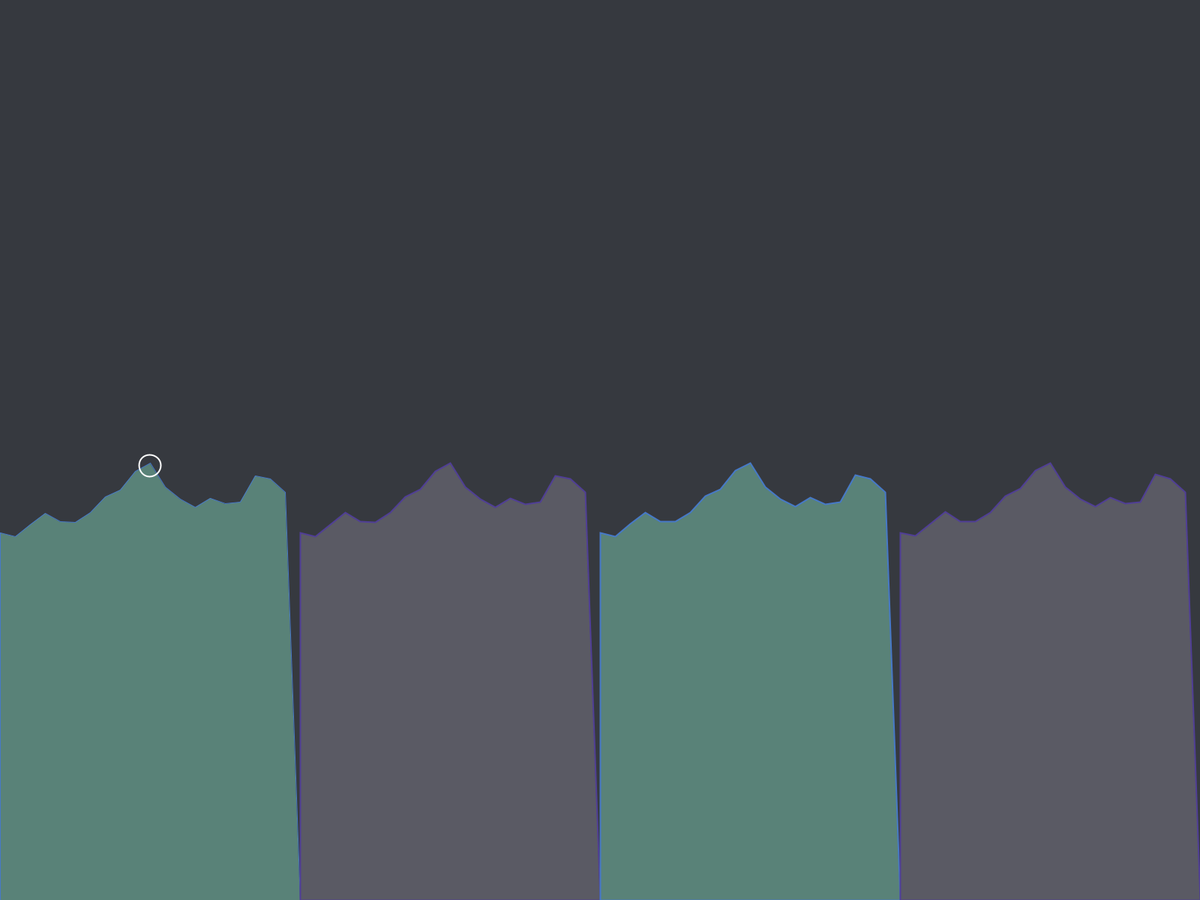
Frame 1 (no input)
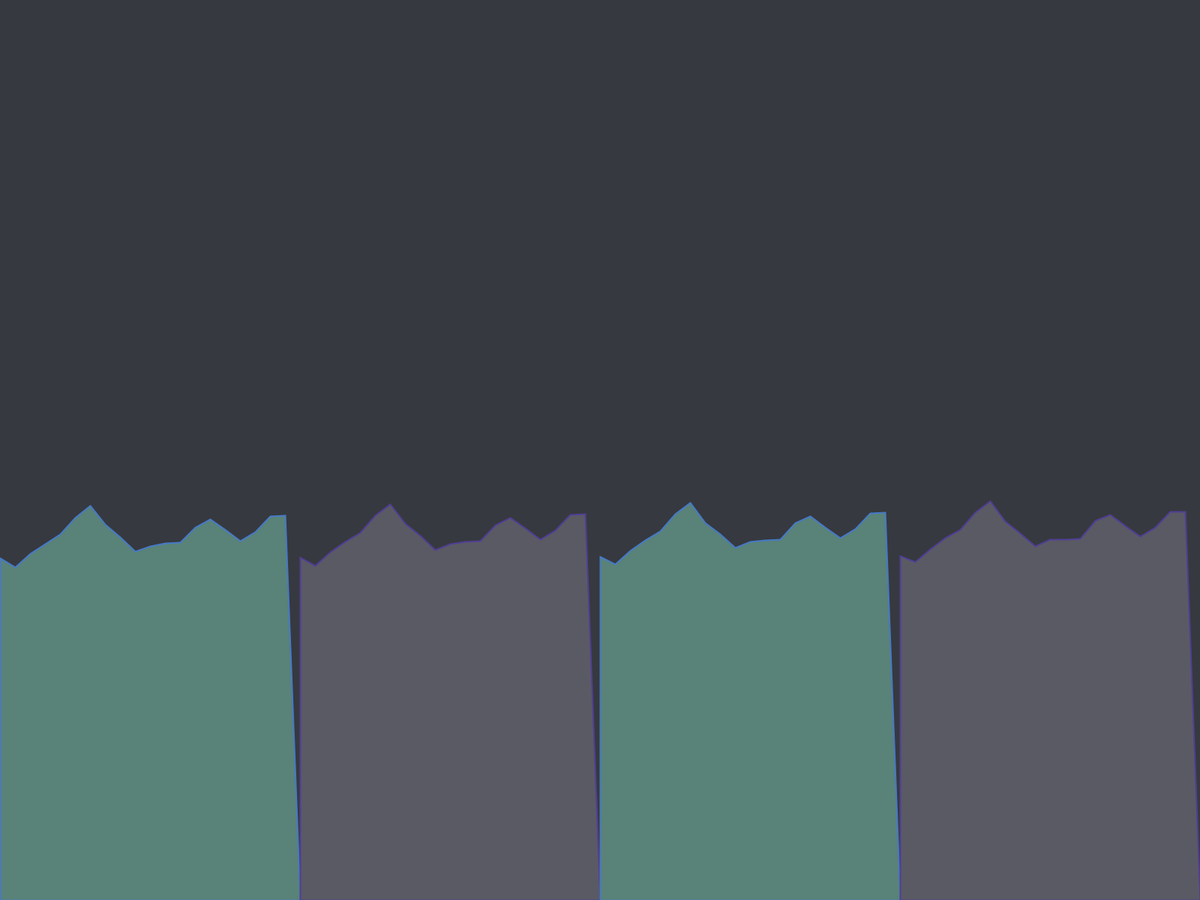
Frame 60 (the mouse pressed at the canvas centre just before this capture)
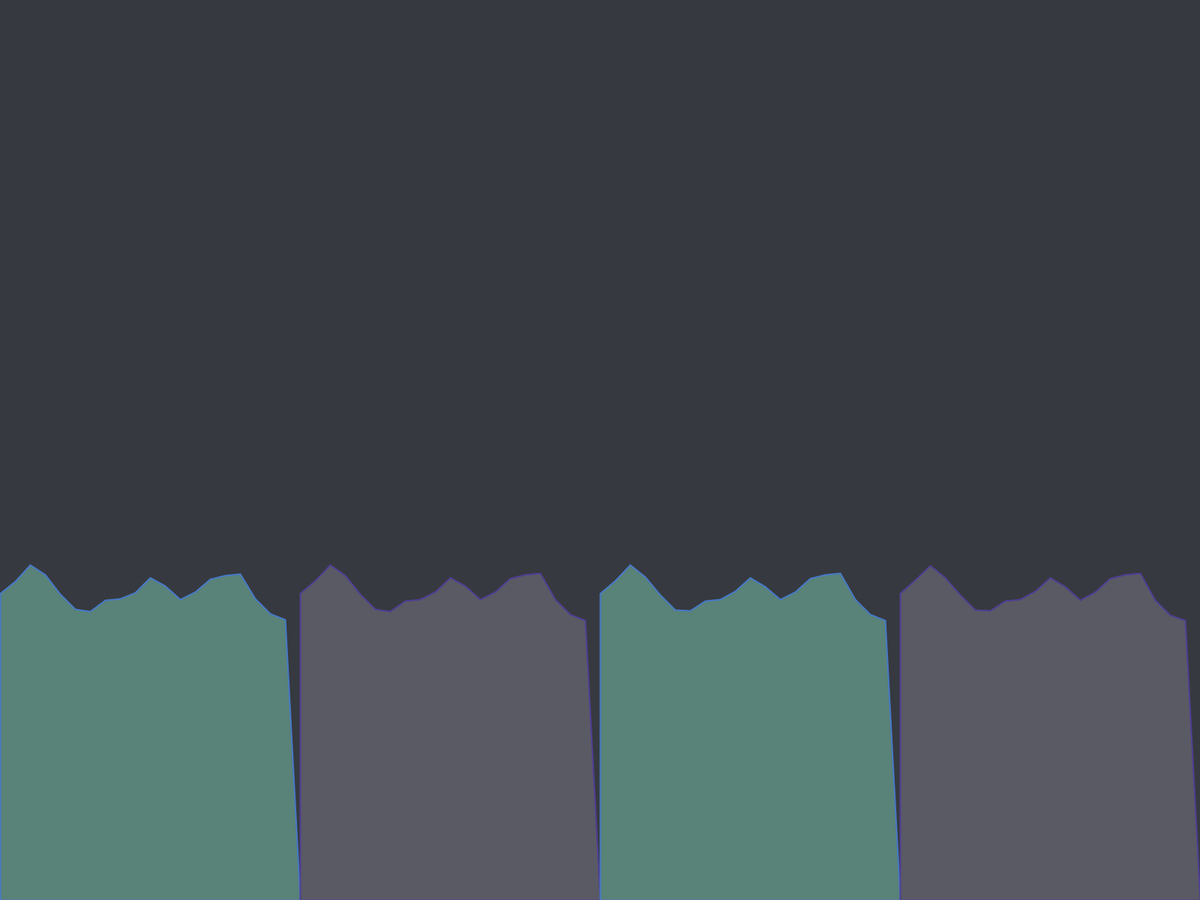
Frame 120 (the mouse held since frame 60 and released just before this capture)

The Processing sketch that drew these frames (run headless with seeded random() and noise(); from frame 60 on, the mouse is pressed at the canvas centre):

// Processing sketch: Project3
// ── Project3.pde
float xpos;
float yt = 1;

void setup() {
  fullScreen();
  noiseSeed(12130034);
}

void draw() {
  background(54, 57, 63); // Background color

  for (int i = 0; i < 4; i++) {
    float yNoise = height / 2 + noise(yt) * 500;
    xpos = i * width / 4; 
    yt += 0.005; 

 
    if (i % 2 == 0) {
      fill(89, 130, 120); 
      stroke(70, 121, 200); 
    } else {
      fill(90, 90, 100); 
      stroke(80, 62, 150); 
    }

    beginShape();
    vertex(xpos, height);
    for (int j = 0; j < width / 4; j += 20) {
      float offset = map(j, 0, width / 4, 0, TWO_PI);
      float mountainHeight = map(noise(yt + offset), 0, 1, 0, 200);
      vertex(xpos + j, yNoise - mountainHeight);
    }
    vertex(xpos + width / 4, height);
    endShape(CLOSE);

    float tipChance = random(1);
    if (tipChance >= 0.5 && tipChance <= 0.75) {
      float circleX = xpos + width / 8;
      float circleY = yNoise - random(150, 200); 
      float circleRadius = random(5, 15); 
      stroke(255);
      strokeWeight(2); 
      noFill();
      ellipse(circleX, circleY, circleRadius * 2, circleRadius * 2);
    }
  }
}
